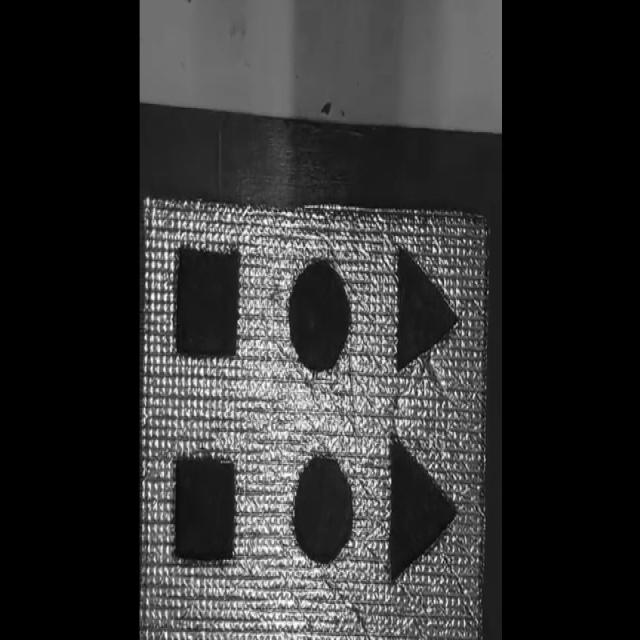
#> input picture computer_vision/dataset/test/images/frame_000001_rot_270_jpg.rf.a518cb0dfa7aa37ab4eb7631ca48c259.jpg, 640 x 640 px
$ python -i test.py   (imports and definitions only)
#> lines starting #> are read from the running program, lines starting #| are printed output that depends on the picture; after the words box and inside, x2 and y2 are one past the last pixel; in counts of white or black regions, pixels touching at a corner belong together
#> further down, picture is the input picture: shape (640, 640, 3); min 0, max 255, mean 50.1
import cv2
import numpy as np
import os
import time
import seaborn as sns
import matplotlib.pyplot as plt

from sklearn.metrics import (
    accuracy_score,
    confusion_matrix,
    classification_report,
    precision_recall_fscore_support,
)

# ---------------- CONFIG ----------------
DATASET_ROOT = "./dataset/test"
MIN_SHAPE_AREA = 1200
WB_MIN_AREA = 25000
IOU_THRESHOLD = 0.5
MISSED_LABEL = -1

CLASS_NAMES = [
    "bcircle",
    "bcube",
    "btriangle",
    "mtcircle",
    "mtcube",
    "mttriangle",
    "rcircle",
    "rcube",
    "rtriangle",
    "wb",
    "ycircle",
    "ycube",
    "ytriangle",
]


# =========================================
# SHAPE + COLOR CLASSIFIER (Your CV logic)
# =========================================
def classify_shape(contour):
    peri = cv2.arcLength(contour, True)
    approx = cv2.approxPolyDP(contour, 0.03 * peri, True)

    if len(approx) == 3:
        return "triangle"
    if len(approx) == 4:
        x, y, w, h = cv2.boundingRect(approx)
        ar = w / float(h)
        return "cube" if 0.85 <= ar <= 1.15 else "rectangle"
    return "circle"


def classify_color(image, contour):
    mask = np.zeros(image.shape[:2], dtype="uint8")
    cv2.drawContours(mask, [contour], -1, 255, -1)

    hsv = cv2.cvtColor(image, cv2.COLOR_BGR2HSV)
    h, s, v, _ = cv2.mean(hsv, mask=mask)

    if s < 35:
        return None

    if h < 10 or h > 160:
        return "r"
    if 18 < h < 35:
        return "y"
    if 35 < h < 85:
        return "mt"
    return "b"


def detect_cv(image):
    predictions = []

    gray = cv2.cvtColor(image, cv2.COLOR_BGR2GRAY)
    blur = cv2.GaussianBlur(gray, (7, 7), 0)
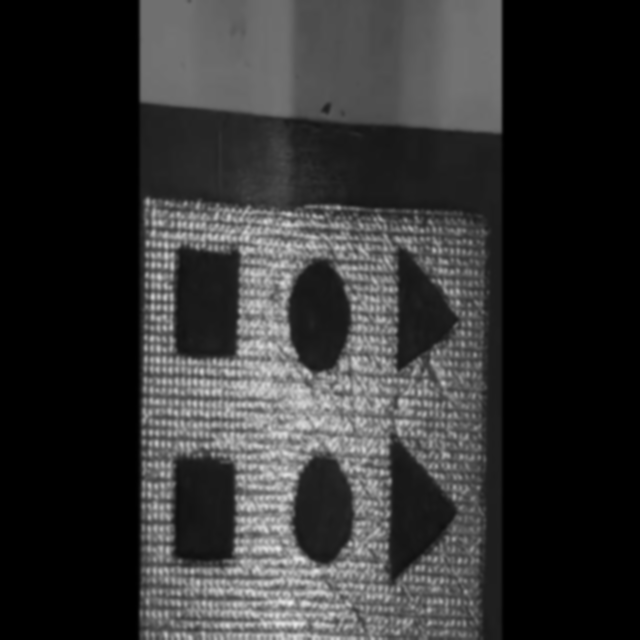
#> blur: shape (640, 640); min 0, max 234, mean 50.1

    thresh = cv2.adaptiveThreshold(
        blur,
        255,
        cv2.ADAPTIVE_THRESH_GAUSSIAN_C,
        cv2.THRESH_BINARY_INV,
        11,
        2,
    )
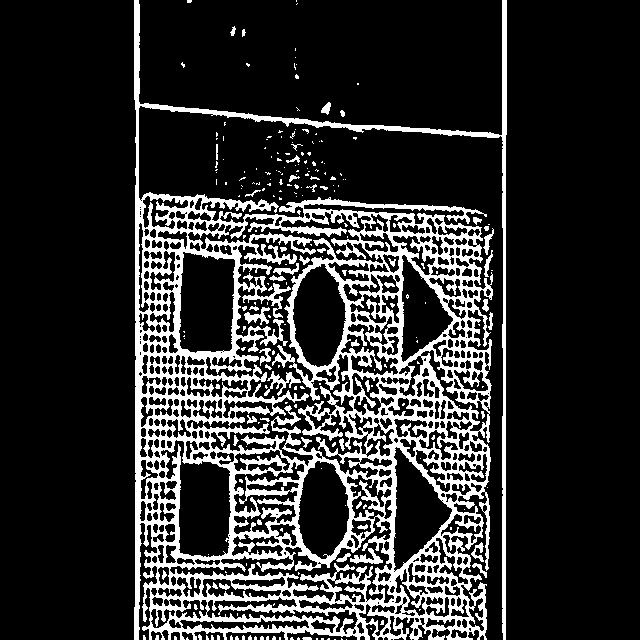
#> thresh: shape (640, 640); 18.1% white; 240 white regions (188 under 20 px)

    contours, _ = cv2.findContours(
        thresh, cv2.RETR_EXTERNAL, cv2.CHAIN_APPROX_SIMPLE
    )
#> contours = 143 contours, 131 with area under 20; largest, box (x1, y1, x2, y2) and area: (134, 0, 507, 640) 149488, (483, 228, 494, 255) 75, (471, 542, 484, 562) 74, (484, 250, 493, 277) 60, (321, 102, 331, 115) 60

    for cnt in contours:
        area = cv2.contourArea(cnt)
        if area < MIN_SHAPE_AREA:
            continue

        shape = classify_shape(cnt)
        color = classify_color(image, cnt)

        if color is None:
            continue

        label = f"{color}{shape}"

        x, y, w, h = cv2.boundingRect(cnt)
        predictions.append((label, (x, y, x + w, y + h)))
#> this loop made 143 passes
#> area on passes 29, 30, 34, 35, 37, 38, 41: 47.5, 74, 33, 42, 60.5, 75, 30
#> after the loop, predictions = []

    return predictions


# =========================================
# IOU CALCULATION
# =========================================
# [155 lines left out: functions compute_iou, parse_yolo_label_line, main, not called in this run]


# [2 lines not run here, left out]

>>> import cv2
>>> picture = cv2.imread('dataset/test/images/frame_000001_rot_270_jpg.rf.a518cb0dfa7aa37ab4eb7631ca48c259.jpg')
>>> result = detect_cv(picture)
#> result = []

$ run again, on computer_vision/dataset/test/images/frame_000005_rot_270_jpg.rf.6b467f32c5405606c4fa04921b3fd7ec.jpg
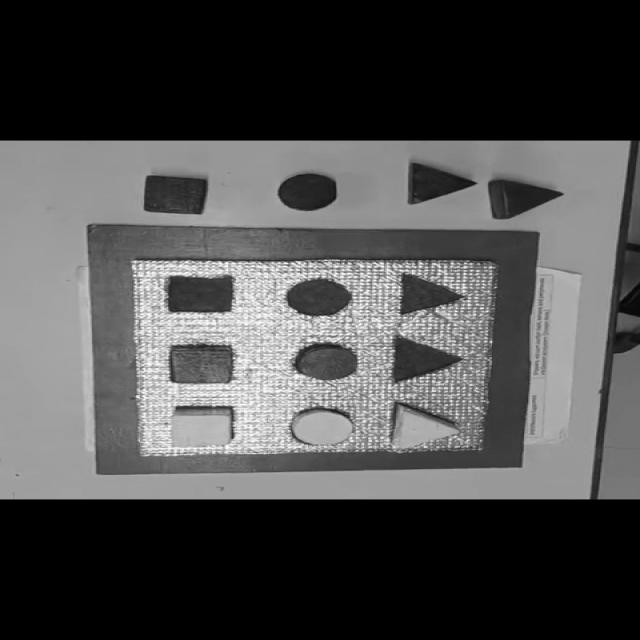
#> input picture computer_vision/dataset/test/images/frame_000005_rot_270_jpg.rf.6b467f32c5405606c4fa04921b3fd7ec.jpg, 640 x 640 px
#> picture is the input picture: shape (640, 640, 3); min 0, max 255, mean 75.4
#> in detect_cv, `thresh = cv2.adaptiveThreshold( blur, 255, cv2.ADAPTIVE_THRESH_GAUSSIA..`:
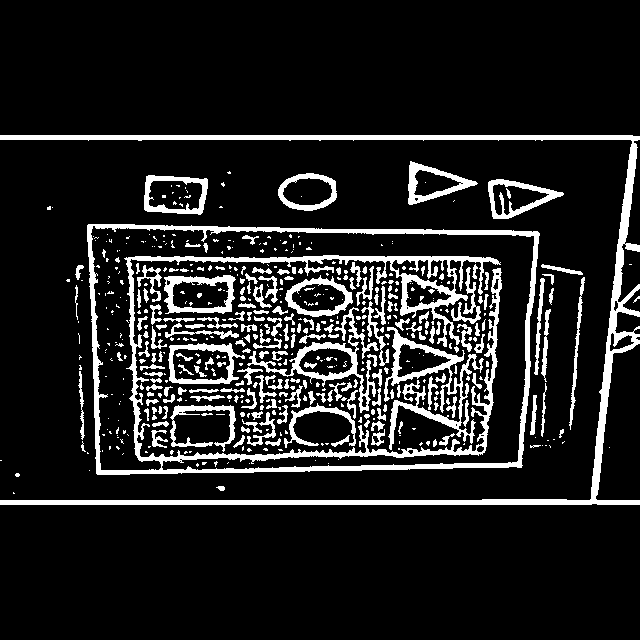
#> thresh: shape (640, 640); 12.7% white; 537 white regions (336 under 20 px)
#> contours = 48 contours, 31 with area under 20; largest, box (x1, y1, x2, y2) and area: (87, 224, 540, 475) 106102, (0, 135, 640, 505) 8329, (144, 175, 208, 215) 2138, (488, 179, 564, 219) 1767, (278, 173, 337, 211) 1694
#> the loop in detect_cv, `for cnt in contours:` made 48 passes
#> area on passes 2, 18, 19, 20, 25, 27, 31, 32: 22, 110, 58, 107.5, 189.5, 29.5, 238, 302.5
#> after the loop in detect_cv, `for cnt in contours:`: predictions = []

$ run again, on computer_vision/dataset/test/images/frame_000009_rot_180_jpg.rf.d9c42995fd8be2cec55d8249a85bff48.jpg
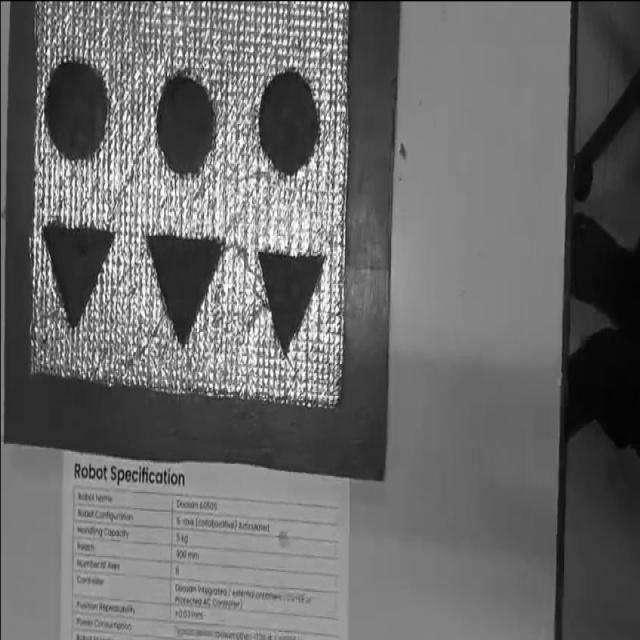
#> input picture computer_vision/dataset/test/images/frame_000009_rot_180_jpg.rf.d9c42995fd8be2cec55d8249a85bff48.jpg, 640 x 640 px
#> picture is the input picture: shape (640, 640, 3); min 0, max 255, mean 106.7
#> in detect_cv, `blur = cv2.GaussianBlur(gray, (7, 7), 0)`:
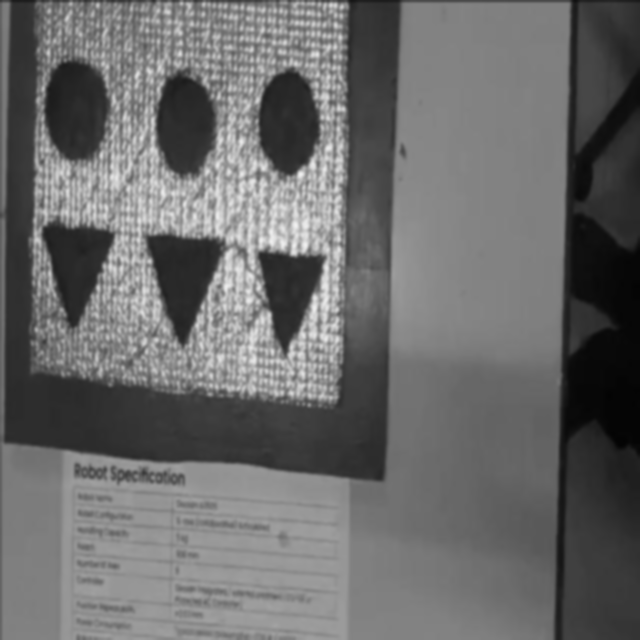
#> blur: shape (640, 640); min 3, max 240, mean 106.8
#> in detect_cv, `thresh = cv2.adaptiveThreshold( blur, 255, cv2.ADAPTIVE_THRESH_GAUSSIA..`:
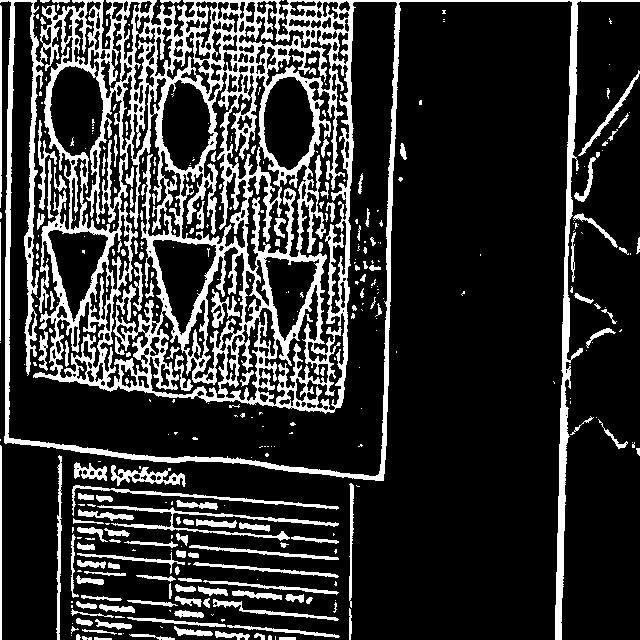
#> thresh: shape (640, 640); 20% white; 377 white regions (232 under 20 px)
#> contours = 176 contours, 97 with area under 20; largest, box (x1, y1, x2, y2) and area: (0, 0, 640, 640) 179234, (97, 505, 339, 541) 823, (111, 465, 186, 487) 611, (72, 485, 339, 516) 568, (56, 455, 62, 640) 390
#> the loop in detect_cv, `for cnt in contours:` made 176 passes
#> area on passes 2, 7, 9: 20.5, 70.5, 30
#> after the loop in detect_cv, `for cnt in contours:`: predictions = []
